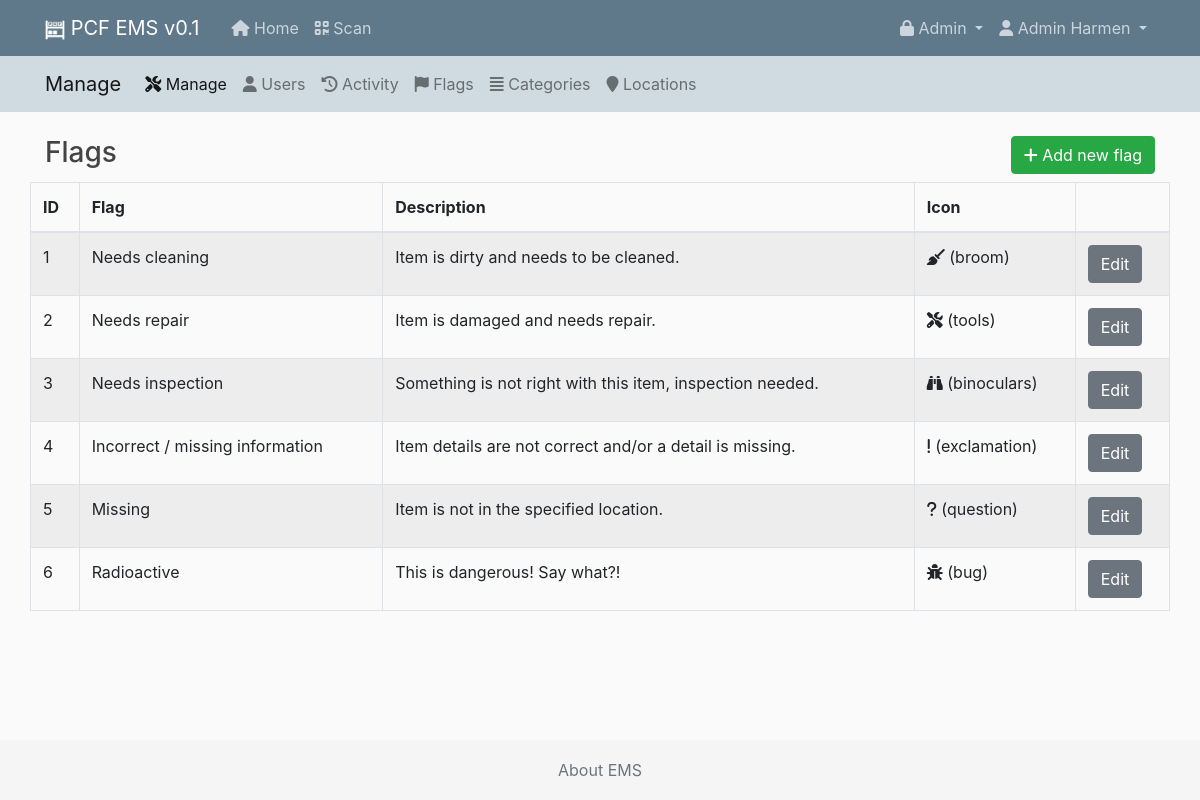
/manage/flags/ (signed in), run on the app's committed database.
### ems/models.py (models this page shows, shortened)
class Flag(models.Model):
    flag = models.CharField(max_length=100)
    description = models.TextField()
    icon = models.CharField(max_length=100, default='bug', help_text='Set a icon from <a target="_blank" href="https://fontawesome.com/icons?m=free">this library</a>.')
    history = HistoricalRecords()

### ems_manage/views.py (the view)
# urls.py: path('flags/', FlagsView.as_view(), name='manage-flags'),
@method_decorator(staff_member_required, name='dispatch') #only staff can add new
class FlagsView(LoginRequiredMixin, ListView):
    model = Flag  # TODO we also need Item later on to show al the current flagged items.
    template_name = 'ems_manage/flag_list.html'

### ems_manage/templates/ems_manage/flag_list.html
{% extends "ems_manage/manage_base.html" %}
{% block content %}
<div class="row">
    <div class="col col-12">
        <div class="float-left my-2">
            <h3 class="d-inline">Flags</h3>
        </div>
        <div class="float-right my-2">
            <a class="btn btn-success" href="{% url 'manage-flags-add' %}"><i class="fas fa-plus"></i> Add new flag</a>
        </div>
    </div>
</div>
<div class="row">
    <table id="user_list" class="table table-striped table-bordered table">
        <thead>
        <tr>
            <th data-priority="10">ID</th>
            <th data-priority="10">Flag</th>
            <th data-priority="10">Description</th>
            <th data-priority="10">Icon</th>
            <th data-priority="10"></th>
        </tr>
        </thead>
        <tbody>
        {% for item in object_list %}
        <tr>
            <td>{{ item.pk }}</td>
            <td>{{ item.flag }}</td>
            <td>{{ item.description }}</td>
            <td><i class="fas fa-{{ item.icon }}"></i> ({{ item.icon }})</td>
            <td>
                <a href="{% url 'manage-flags-update' item.pk %}" class="btn btn-secondary">Edit</a>
            </td>
        </tr>
        {% endfor %}
        </tbody>
    </table>
</div>
{% endblock content %}

### ems/templates/ems/base.html (shortened to what this page needs)
{% load static %}
<!DOCTYPE html>
<html>
<head>
    {% load bootstrap4 %}
    {% bootstrap_css %}
    <link href="https://cdn.datatables.net/responsive/2.2.6/css/responsive.dataTables.min.css" rel="stylesheet">
    <link href="https://cdn.datatables.net/1.10.22/css/dataTables.bootstrap4.min.css" rel="stylesheet">
    <link rel="stylesheet" type="text/css" href="{% static 'ems/main.css' %}">
</head>
<body>
<header class="site-header">
    <nav class="navbar navbar-expand-md navbar-dark bg-steel fixed-top">
        <div class="container">
            <a class="navbar-brand mr-4" href="/">
                <img class="align-middle" style="height:1em;" src="{% static 'ems/favicon_white_192x192.png' %}" />
                PCF EMS v0.1
            </a>
            <div class="navbar-nav mr-auto">
                {% if user.is_authenticated %}
                    <a class="nav-item nav-link d-none d-md-block" href="{% url 'ems-home' %}"><i class="fas fa-home"></i> Home</a>
                    <a class="nav-item nav-link" href="{% url 'ems-scanner' %}"><i class="fas fa-qrcode"></i> Scan</a>
                {% endif %}
            </div>
            <div class="collapse navbar-collapse" id="navbarToggle">
                <div class="navbar-nav">
                    {% if user.is_staff %}
                    <li class="nav-item dropdown">
                            <a class="nav-link dropdown-toggle" href="#" id="navbarDropdown" role="button"
                               data-toggle="dropdown" aria-haspopup="true" aria-expanded="false">
                                <i class="fas fa-lock"></i> Admin
                            </a>
                        </li>
                    {% endif %}
                    {% if user.is_authenticated %}
                        <li class="nav-item dropdown">
                            <a class="nav-link dropdown-toggle" href="#" id="navbarDropdown" role="button"
                               data-toggle="dropdown" aria-haspopup="true" aria-expanded="false">
                                <i class="fas fa-user"></i> {{ user.first_name }} {{ user.last_name }}
                            </a>
                        </li>
                    {% else %}
                        <a class="nav-item nav-link" href="{% url 'login' %}">Login</a>
                    {% endif %}
                </div>
            </div>
        </div>
    </nav>
</header>
    {% block secondheader %}{% endblock secondheader %}
<main role="main" class="container">
    <div class="row">
        <div class="col-md-12">
            {% block content %}{% endblock %}
        </div>
    </div>
</main>
<footer class="footer">
    <div class="container text-center">
        <span class="text-muted"><a class="text-muted" href="{% url 'ems-about' %}">About EMS</a></span>
    </div>
</footer>
</body>
</html>

### ems/static/ems/main.css (style rules this page uses)
body { background: #fafafa; color: #333333; margin-top: 5rem; }
h1, h2, h3, h4, h5, h6 { color: #444444; }
.bg-steel { background-color: #5f788a; }
.site-header .navbar-nav .nav-link { color: #cbd5db; }
html { position: relative; min-height: 100%; }
body { margin-bottom: 60px; }
.footer { position: absolute; bottom: 0; width: 100%; height: 60px; line-height: 60px; background-color: #f5f5f5; }

### data on the page
Flag: pk "1", flag "Needs cleaning", description "Item is dirty and needs to be cleaned.", icon "broom"
Flag: pk "2", flag "Needs repair", description "Item is damaged and needs repair.", icon "tools"
Flag: pk "3", flag "Needs inspection", description "Something is not right with this item, inspection needed.", icon "binoculars"
Flag: pk "4", flag "Incorrect / missing information", description "Item details are not correct and/or a detail is missing.", icon "exclamation"
Flag: pk "5", flag "Missing", description "Item is not in the specified location.", icon "question"
Flag: pk "6", flag "Radioactive", description "This is dangerous! Say what?!", icon "bug"

### other printed values
{{ user.first_name }} "Admin"
{{ user.last_name }} "Harmen"
